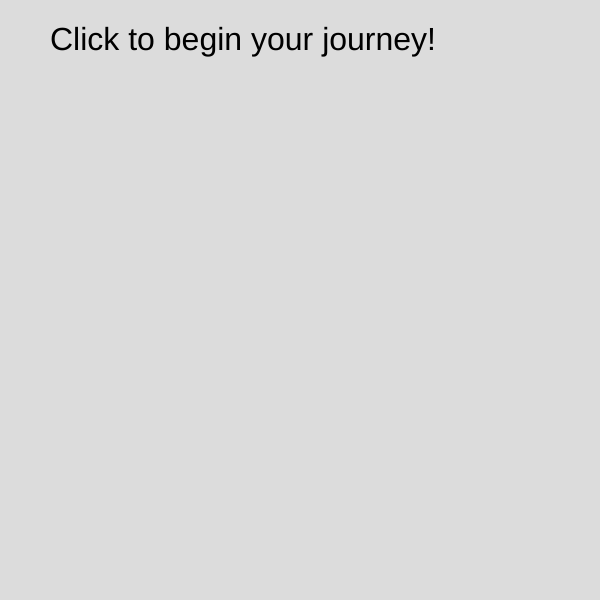
Frame 1 (no input)
Frame 60 (no input): identical to frame 1, image omitted
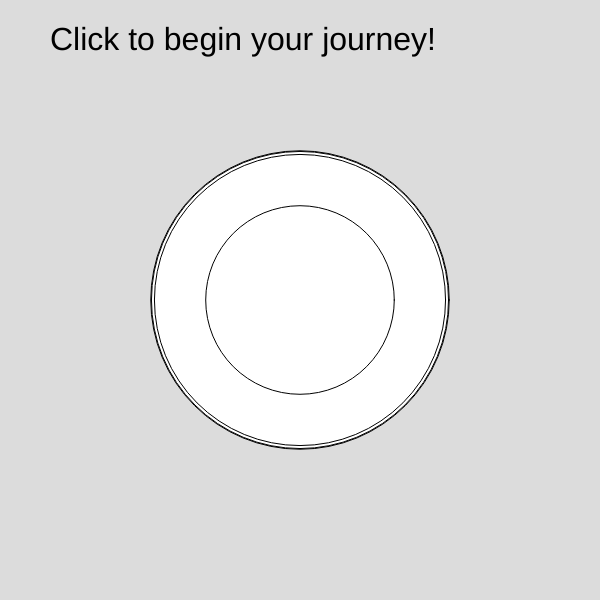
Frame 120 (the mouse pressed at the canvas centre since frame 60)

The p5.js sketch that drew these frames (run headless with seeded random() and noise() and a simulated clock; from frame 60 on, the mouse is pressed at the canvas centre):

// p5.js sketch
// ── sketch.js

let planets = [{
  name: "Suul",
  char: "Hot... very very hot."
}, {
  name: "Mevy",
  char: "Basically a big ol' rock."
}, {
  name: "Veis",
  char: "Don't you know that it's toxic?"
}, {
  name: "XAErf-02",
  char: "Founded by Elon's child."
}, {
  name: "Jurt",
  char: "Stormy AF, don't bring a ship here lad!"
}];

let randomIndex;
let animating = false;

function setup() {
  createCanvas(600, 600);
  background(220);
textSize(32);

text("Click to begin your journey!", 50, 50);

//setTimeout(changeBackground, 1000);
//setInterval(changeBackground, 1000);
}

function draw() {

  if(animating == true){
    ellipse(width *.5, height *.5, random (20, 300))
  }

}

//function changeBackground(){
//  background(random(255), (random(255), (random(255));
//}

function randomizer(){
  animating = false;
  if (planets[0]){

    background(220);
    randomIndex = int(random(planets.length));
    text(`${planets[randomIndex].name} - characteristic:
${planets[randomIndex].char}`, 50, 50);
    //text(planets[randomIndex].name + " - characteristic: " + planets[randomIndex].char, 50, 50);
    planets.splice(randomIndex, 1);
  } else {
    background(220);
    text("No more planets to visit!", 50, 50);
  }
}

function mousePressed() {
  animating = true;
setTimeout(randomizer, 2000);

}
